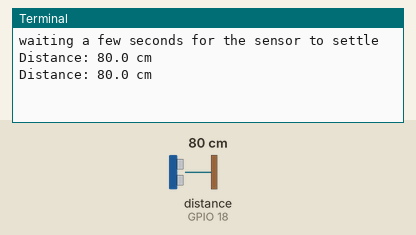
A program run on a simulated Raspberry Pi (BCM pin numbers). Parts: the last lines printed to the terminal. The inputs (shaded band) are chosen by the test bench; at power-on: distance to the obstacle (sensor on GPIO 18) 80 cm. The echo pulse lasts 58.3 µs per cm; the clock reads 2024-03-15 10:24:30 at power-on unless the program sets it.

Above: at 3.2 s.
3.3 s: distance to the obstacle (sensor on GPIO 18) set to 2 cm
At 4.6 s:
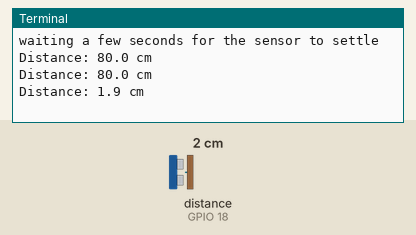
4.8 s: distance to the obstacle (sensor on GPIO 18) set to 4 cm
At 5.8 s:
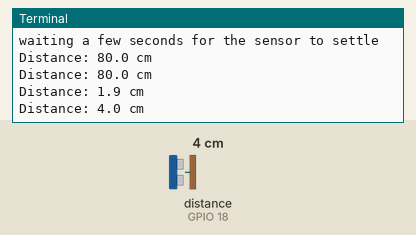
Timing chart, 0 to 7.8 s (numbered marks = the images above; inputs shaded):
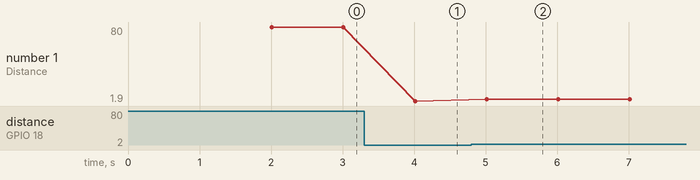

Measured:
- after the input at 3.3 s, the terminal: prints a new line after 0.71 s (image 1)
- after the input at 4.8 s, the terminal: prints a new line after 0.21 s (image 2)
- plotted number 1: 80 → 1.9 after the input at 3.3 s, 1.9 → 4 after the input at 4.8 s

The program:

sonar.py
```python
import RPi.GPIO as GPIO
import time
import sys

GPIO.setmode(GPIO.BCM)
GPIO.setwarnings(False)
TRIG = 16
ECHO = 18

GPIO.setup(TRIG, GPIO.OUT)
GPIO.setup(ECHO, GPIO.IN)
GPIO.output(TRIG, False)

print("waiting a few seconds for the sensor to settle")
time.sleep(2)

while True:
	GPIO.output(TRIG, True)
	time.sleep(0.00001)
	GPIO.output(TRIG, False)

	pulse_start = time.time()
	#attendi che ECHO parta e memorizza tempo
	while GPIO.input(ECHO)==0:
		pulse_start = time.time()
	#register the last timestamp at which the receiver detects the signal
	while GPIO.input(ECHO)==1:
		pulse_end = time.time()
	pulse_duration = pulse_end - pulse_start

	#velocità del suono = 340 m/s
	#distanza = v*t
	#il tempo ottenuto misura un roundtrip -> distanza = v*t/2

	distance = pulse_duration * 17165
	distance = round(distance, 1)
	print('Distance:', distance, 'cm')
	sys.stdout.flush()
	time.sleep(1)
```
